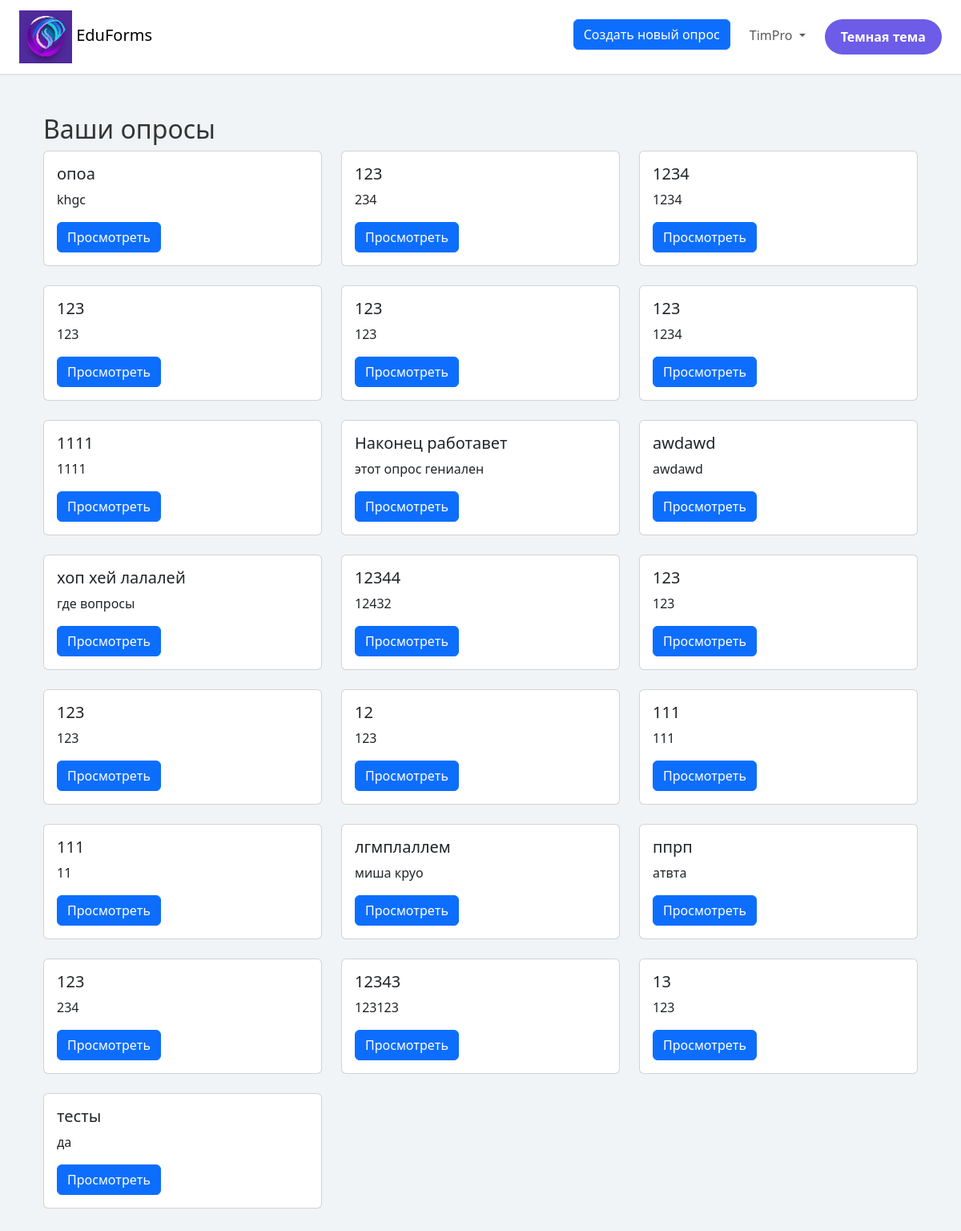
The page / (signed in) on the database its author committed.
### tables this page shows
CREATE TABLE surveys (
                        id INTEGER PRIMARY KEY AUTOINCREMENT,
                        name TEXT NOT NULL,
                        description TEXT,
                        user_id INTEGER NOT NULL,
                        show_correct_answers BOOLEAN DEFAULT 0  -- Новое поле
                    );

### main.py (the view)
@app.route('/')
def index():
    user_id = session.get('user_id')
    surveys = []
    if user_id:
        try:
            with closing(get_db()) as conn:
                cursor = conn.cursor()
                cursor.execute('SELECT id, name, description FROM surveys WHERE user_id = ?', (user_id,))
                surveys = cursor.fetchall()
        except sqlite3.Error as e:
            print(f"Ошибка базы данных: {e}")
            flash('Произошла ошибка при загрузке опросов.', 'danger')
    theme = session.get('theme', 'light')
    return render_template('index.html', theme=theme, surveys=surveys)

### main.py (called while the page is built)
def get_db():
    conn = sqlite3.connect('database.db')
    conn.row_factory = sqlite3.Row
    return conn

@app.context_processor
def inject_theme():
    theme = session.get('theme', 'light')
    return {'theme': theme}

### templates/index.html (shortened to what this page needs)
{% extends 'base.html' %}
{% block content %}
<div class="container my-5">
    {% if surveys %}
    <div class="mt-5">
        <h2>Ваши опросы</h2>
        <div class="row">
            {% for survey in surveys %}
            <div class="col-md-4 mb-4">
                <div class="card {{ 'bg-dark text-white' if theme == 'dark' else '' }}">
                    <div class="card-body">
                        <h5 class="card-title">{{ survey['name'] }}</h5>
                        <p class="card-text">{{ survey['description'] or 'Описание отсутствует' }}</p>
                        <a href="{{ url_for('survey.view_survey', survey_id=survey['id']) }}" class="btn btn-primary">Просмотреть</a></div>
                </div>
            </div>
            {% endfor %}
        </div>
    </div>
    {% endif %}
</div>
{% endblock %}

### templates/base.html (shortened to what this page needs)
<!DOCTYPE html>
<html lang="en">
<head>
    <link href="https://cdn.jsdelivr.net/npm/bootstrap@5.3.0-alpha1/dist/css/bootstrap.min.css" rel="stylesheet">
    <link rel="stylesheet" href="{{ url_for('static', filename='styles.css') }}">
</head>
<body class="{{ 'dark-theme' if theme == 'dark' else 'light-theme' }}">
    {% include 'navbar.html' %}
    <div class="container my-4">
        {% block content %}{% endblock %}
    </div>
</body>
</html>

### templates/navbar.html (shortened to what this page needs)
<nav class="navbar navbar-expand-lg {{ 'navbar-dark dark-theme' if theme == 'dark' else 'navbar-light light-theme' }} px-4">
    <a class="navbar-brand" href="/">
        <img src="{{ url_for('static', filename='logo.png') }}" alt="EduForms Logo">
        EduForms
    </a>
    <div class="collapse navbar-collapse" id="navbarNav">
        <ul class="navbar-nav ms-auto">
            {% if session.get('user_id') %}
            <li class="nav-item">
                <a class="btn btn-primary me-3" href="/survey/create_survey">Создать новый опрос</a>
            </li>
            <li class="nav-item dropdown">
                <a class="nav-link dropdown-toggle" href="#" id="userDropdown" role="button" data-bs-toggle="dropdown" aria-expanded="false">
                    {{ session.get('username') }}
                </a>
            </li>
            {% endif %}
            <li class="nav-item">
                <form method="POST" action="/toggle_theme">
                    <button class="btn btn-dark-mode ms-3" type="submit">
                        {{ "Темная тема" if theme == "light" else "Светлая тема" }}
                    </button>
                </form>
            </li>
        </ul>
    </div>
</nav>

### static/styles.css (style rules this page uses)
body.light-theme { background-color: #f0f4f7; color: #333; }
.navbar.light-theme { background-color: #ffffff; border-bottom: 2px solid #e0e4e8; }
.btn-dark-mode { background-color: #6c5ce7; color: white; font-weight: 600; border-radius: 25px; padding: 10px 20px; border: none; transition: all 0.3s ease-in-out; }

### rows shown on the page
surveys: name "опоа", description "khgc"
surveys: name "123", description "234"
surveys: name "1234", description "1234"
surveys: name "123", description "123"
surveys: name "123", description "123"
surveys: name "123", description "1234"
surveys: name "1111", description "1111"
surveys: name "Наконец работавет", description "этот опрос гениален"
surveys: name "awdawd", description "awdawd"
surveys: name "хоп хей лалалей", description "где вопросы"
surveys: name "12344", description "12432"
surveys: name "123", description "123"
surveys: name "123", description "123"
surveys: name "12", description "123"
surveys: name "111", description "111"
surveys: name "111", description "11"
surveys: name "лгмплаллем", description "миша круо"
surveys: name "ппрп", description "атвта"
surveys: name "123", description "234"
surveys: name "12343", description "123123"
surveys: name "13", description "123"
surveys: name "тесты", description "да"

### other values the page prints
{{ session.get('username') }} "TimPro"
{{ "Темная тема" if theme == "light" else "Светлая тема" }} "Темная тема"
